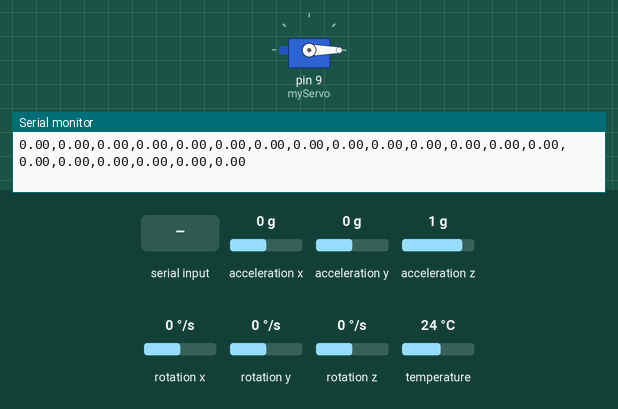
Simulated run of this sketch. Board: Arduino Uno, built with avr-gcc and run on an emulated ATmega328P. Parts: servo, the last lines printed to the serial monitor. The test bench sets the inputs (shaded band); at power-on: acceleration x 0 g, acceleration y 0 g, acceleration z 1 g, rotation x 0 °/s, rotation y 0 °/s, rotation z 0 °/s, temperature 24 °C.

Above: at 1.2 s.
1.3 s: "30,150,10\n" received over Serial
At 1.7 s:
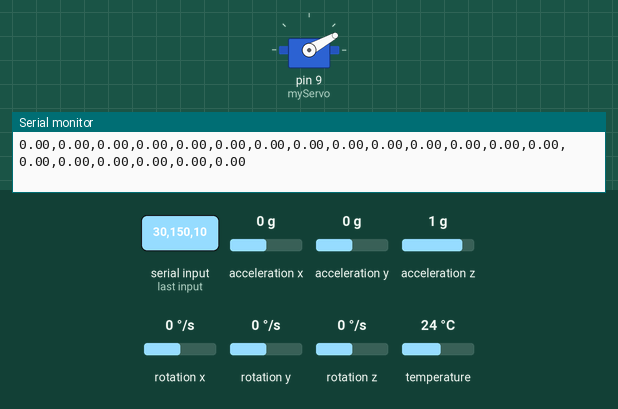
2.8 s: "90,45,200\n" received over Serial
At 4.0 s:
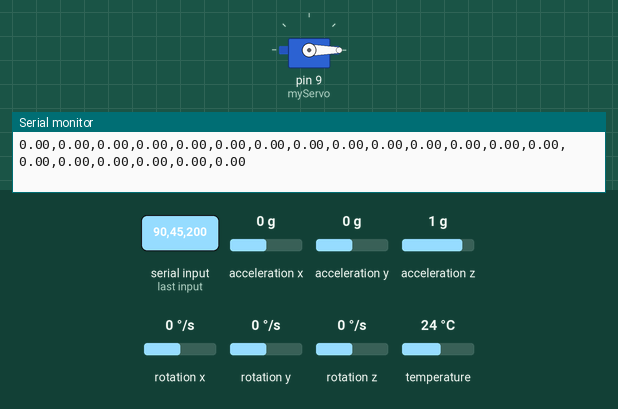
4.3 s: "200\n" received over Serial
At 5.1 s:
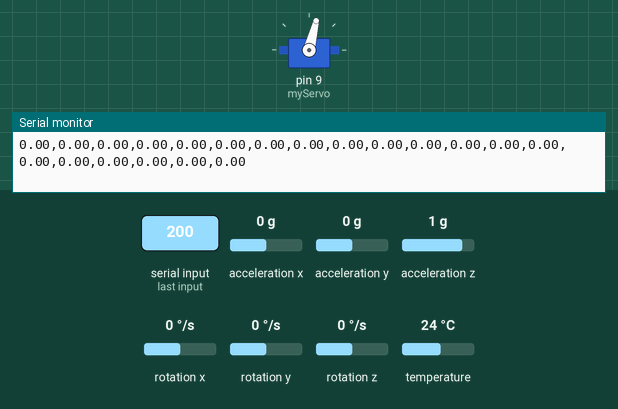
5.8 s: "90,45\n" received over Serial
At 6.2 s:
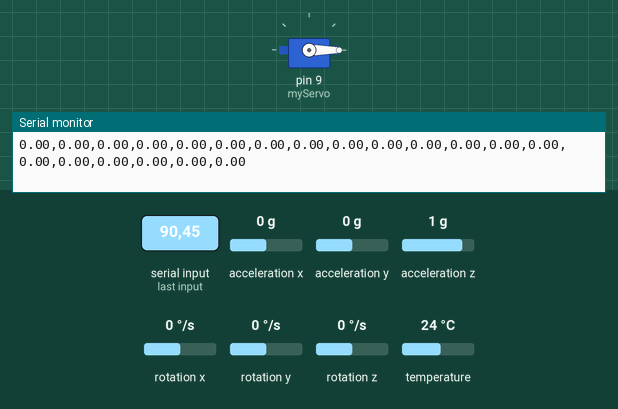
Timing chart, 0 to 8.3 s (numbered marks = the images above; inputs shaded):
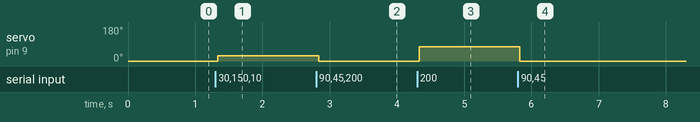

The sketch:

sketch_jan2a.ino
```cpp
/**********************************************************************
项目名称/Project          : 强化学习的机械实现
程序名称/Program name     : Arduino-side implementation
作者/Author               : 赵佳强
日期/Date                 : 2024/09/26
程序目的/Purpose          : 此程序为“强化学习的机械实现”项目的Arduino端代码。
该项目应用强化学习算法实现对振动系统的振动控制。
Arduino UNO板完成系统状态的读取与舵机控制，python完成智能决策(根据系统状态，输出舵机转动的角度)的过程。
python端和Arduino端的数据传输通过串口通信的方式实现。

-----------------------------------------------------------------------
该程序主要参考自太极创客团队制作的Arduino开发教程：
http://www.taichi-maker.com/homepage/reference-index/arduino-code-reference/
除此之外，还借助了chatgpt等人工智能工具协助完成代码编写
***********************************************************************/

#include <Wire.h>
#include <Adafruit_MPU6050.h>
#include <Adafruit_Sensor.h>
#include <Servo.h>
#include <math.h>

/*-------------------------------------------参数设置---------------------------------------- */
Adafruit_MPU6050 mpu;
sensors_event_t accel, gyro, temp;
Servo myServo;

#define steps 10
float amplitude;
float phase;
float frequency;

unsigned long startTime = millis();  // 系统开始运动的时间


/*--------------------------------------------初始化--------------------------------------- */
void setup() {
  Serial.begin(9600);
  while (Serial.read()>=0) {
    // 初始化，清理串口缓存
  }

  if (!mpu.begin()) {
    while (1) {
      delay(10);
    }
  }

  mpu.setAccelerometerRange(MPU6050_RANGE_8_G);  // 加速度计的量程8g
  mpu.setGyroRange(MPU6050_RANGE_500_DEG);  // 陀螺仪的量程500。/s
  mpu.setFilterBandwidth(MPU6050_BAND_21_HZ);  // 传感器的滤波带宽

  myServo.attach(9);  // 连接舵机到Arduino的9号引脚
  myServo.write(0); // 初始化舵机的位置
}


void loop() {

  /*-----------------------------------------发送数据---------------------------------------- */
  String states = "";
  int n = 0;

  while (n < steps) {
    mpu.getEvent(&accel, &gyro, &temp);
    float pitch = atan2(accel.acceleration.y, sqrt(accel.acceleration.x * accel.acceleration.x + accel.acceleration.z * accel.acceleration.z)) * 180 / PI;
    // float roll = atan2(accel.acceleration.x, sqrt(accel.acceleration.y * accel.acceleration.y + accel.acceleration.z * accel.acceleration.z)) * 180.0 / PI;

    states += String(accel.acceleration.x) + "," + String(pitch) + ",";   // 拼接
    // delay(100);
    n += 1;
  }

  states.remove(states.length() - 1);
  Serial.println(states);
  Serial.flush();


  /*----------------------------------------读取“动作”------------------------------------ */
  while (Serial.available() == 0) {
    // 等待 Python 端读取发送数据
  }

  String data = Serial.readStringUntil('\n');  // 从串口读取数据
  int commaIndex1 = data.indexOf(',');  // 找到第一个逗号的位置
  int commaIndex2 = data.indexOf(',', commaIndex1 + 1);  // 找到第二个逗号的位置

  if (commaIndex1 > 0 && commaIndex2 > commaIndex1) {
    // 提取并转换为浮值
    amplitude = data.substring(0, commaIndex1).toFloat();
    phase = data.substring(commaIndex1 + 1, commaIndex2).toFloat();
    frequency = data.substring(commaIndex2 + 1).toFloat();
  }


  /*---------------------------------------env.step()------------------------------------ */
  int m = 0;
  String next_states = "";

  while (m < steps) {
    unsigned long currentTime = millis();
    float time = (currentTime - startTime) / 1000.0; // 转换为秒
    float angle = amplitude * sin(2 * PI * frequency * time + phase);  // 计算正弦角度
    myServo.write(angle);

    mpu.getEvent(&accel, &gyro, &temp);
    float next_pitch = atan2(accel.acceleration.y, sqrt(accel.acceleration.x * accel.acceleration.x + accel.acceleration.z * accel.acceleration.z)) * 180 / PI;
    // float next_roll = atan2(accel.acceleration.x, sqrt(accel.acceleration.y * accel.acceleration.y + accel.acceleration.z * accel.acceleration.z)) * 180.0 / PI;
    next_states += String(accel.acceleration.x) + "," + String(next_pitch) + ",";   // 拼接状态
    // delay(100);
    m += 1;
  }
  next_states.remove(next_states.length() - 1);
  Serial.println(next_states);
  Serial.flush();

}
```

Measured:
- after the input at 1.3 s, servo on pin 9 (myServo): 0° → 29° at once
- after the input at 2.8 s, servo on pin 9 (myServo): 29° → 0° at once
- after the input at 4.3 s, servo on pin 9 (myServo): 0° → 76° at once
- after the input at 5.8 s, servo on pin 9 (myServo): 76° → 0° at once
